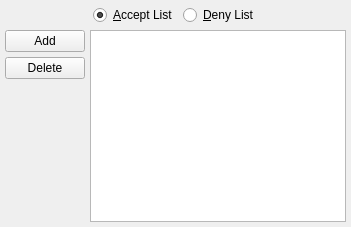
                  <widget class="QWidget" name="tab_3">
                   <attribute name="title">
                    <string>&amp;Upload</string>
                   </attribute>
                   <layout class="QVBoxLayout" name="verticalLayout_17">
                    <property name="spacing">
                     <number>5</number>
                    </property>
                    <property name="margin">
                     <number>5</number>
                    </property>
                    <item>
                     <layout class="QHBoxLayout" name="horizontalLayout_20">
                      <property name="spacing">
                       <number>5</number>
                      </property>
                      <item>
                       <spacer name="horizontalSpacer_16">
                        <property name="orientation">
                         <enum>Qt::Horizontal</enum>
                        </property>
                        <property name="sizeHint" stdset="0">
                         <size>
                          <width>40</width>
                          <height>20</height>
                         </size>
                        </property>
                       </spacer>
                      </item>
                      <item>
                       <widget class="QRadioButton" name="acceptlistUL">
                        <property name="text">
                         <string>&amp;Accept List</string>
                        </property>
                        <property name="checked">
                         <bool>true</bool>
                        </property>
                       </widget>
                      </item>
                      <item>
                       <widget class="QRadioButton" name="denylistUL">
                        <property name="text">
                         <string>&amp;Deny List</string>
                        </property>
                        <property name="checked">
                         <bool>false</bool>
                        </property>
                       </widget>
                      </item>
                      <item>
                       <spacer name="horizontalSpacer_14">
                        <property name="orientation">
                         <enum>Qt::Horizontal</enum>
                        </property>
                        <property name="sizeHint" stdset="0">
                         <size>
                          <width>40</width>
                          <height>20</height>
                         </size>
                        </property>
                       </spacer>
                      </item>
                     </layout>
                    </item>
                    <item>
                     <layout class="QHBoxLayout" name="horizontalLayout_22">
                      <property name="spacing">
                       <number>5</number>
                      </property>
                      <item>
                       <layout class="QVBoxLayout" name="verticalLayout_14">
                        <property name="spacing">
                         <number>5</number>
                        </property>
                        <item>
                         <widget class="QPushButton" name="addULDistiller">
                          <property name="text">
                           <string>Add</string>
                          </property>
                         </widget>
                        </item>
                        <item>
                         <widget class="QPushButton" name="delULDistiller">
                          <property name="text">
                           <string>Delete</string>
                          </property>
                         </widget>
                        </item>
                        <item>
                         <spacer name="verticalSpacer_4">
                          <property name="orientation">
                           <enum>Qt::Vertical</enum>
                          </property>
                          <property name="sizeHint" stdset="0">
                           <size>
                            <width>20</width>
                            <height>40</height>
                           </size>
                          </property>
                         </spacer>
                        </item>
                       </layout>
                      </item>
                      <item>
                       <widget class="QListWidget" name="listWidget_2">
                        <property name="tabKeyNavigation">
                         <bool>true</bool>
                        </property>
                        <property name="alternatingRowColors">
                         <bool>true</bool>
                        </property>
                        <property name="selectionBehavior">
                         <enum>QAbstractItemView::SelectRows</enum>
                        </property>
                        <property name="horizontalScrollMode">
                         <enum>QAbstractItemView::ScrollPerPixel</enum>
                        </property>
                        <property name="sortingEnabled">
                         <bool>true</bool>
                        </property>
                       </widget>
                      </item>
                     </layout>
                    </item>
                   </layout>
                  </widget>
